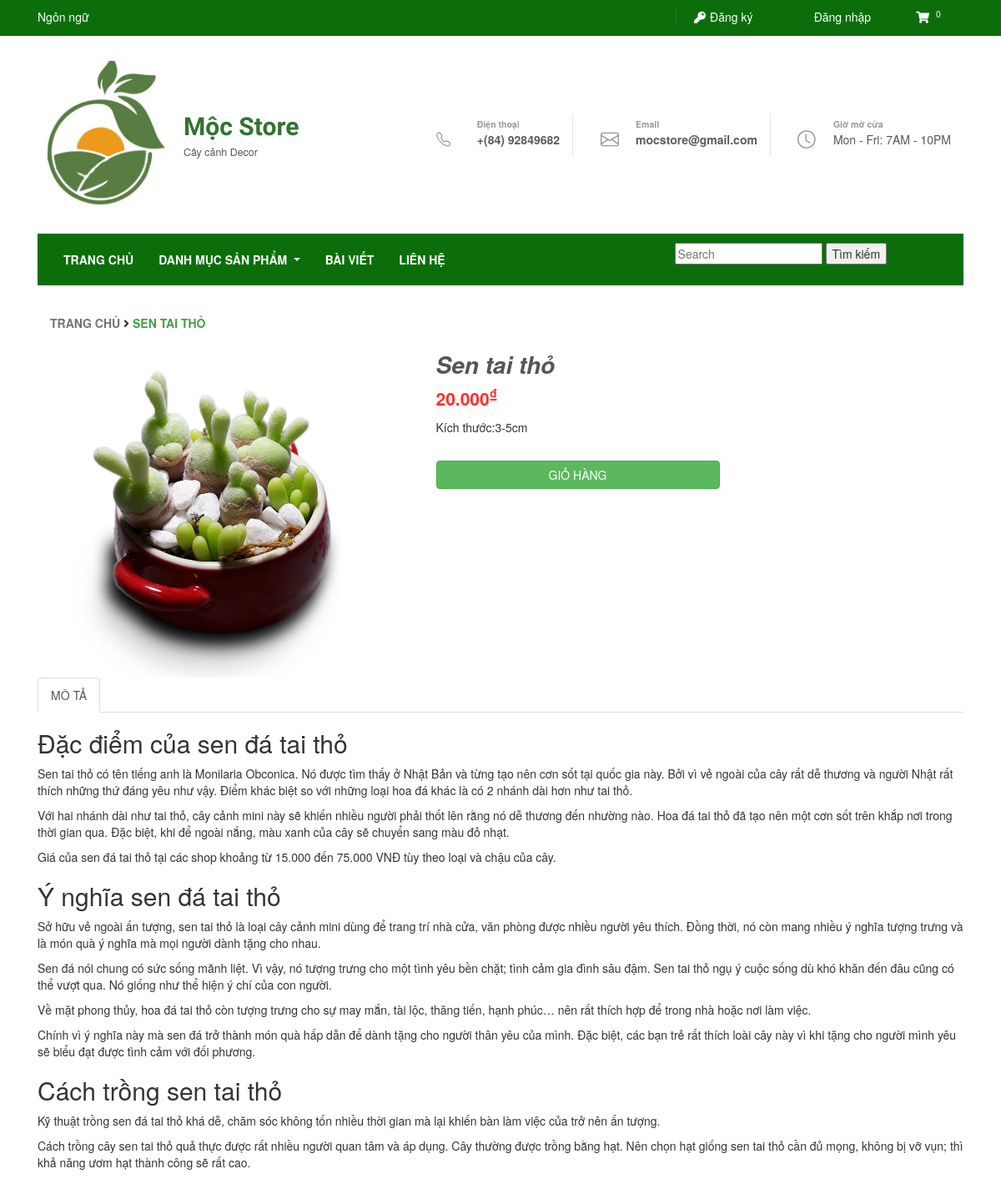
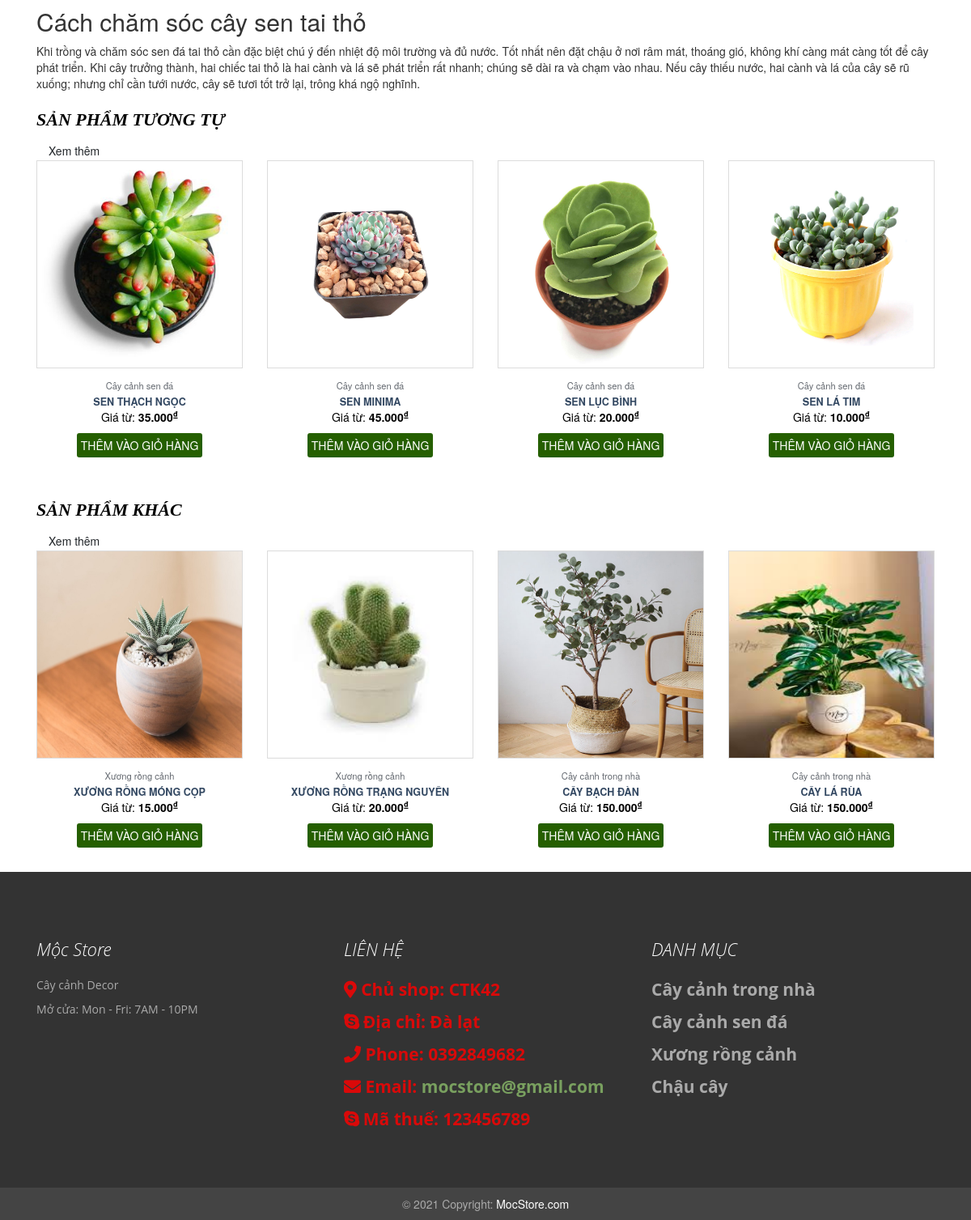
The page /Bancaycanh/web/index.php?web_moc=Chitietsanpham&idsp=70 on the database its author committed (2 pictures, top to bottom).
### tables this page shows
CREATE TABLE `products` (
  `productCode` int(11) NOT NULL,
  `productImage` varchar(500) DEFAULT NULL,
  `productName` varchar(50) NOT NULL,
  `productLineCode` varchar(10) NOT NULL,
  `Unit` varchar(20) NOT NULL,
  `Size` varchar(20) DEFAULT NULL,
  `productVender` varchar(50) NOT NULL,
  `productDecription` varchar(5000) DEFAULT NULL,
  `quantityEntered` smallint(6) NOT NULL,
  `quantitySold` smallint(6) DEFAULT NULL,
  `quantityInStock` smallint(6) DEFAULT NULL,
  `buyPrice` smallint(6) NOT NULL,
  `status` varchar(50) NOT NULL
);

CREATE TABLE `productlines` (
  `productLineCode` varchar(10) NOT NULL,
  `productLineName` varchar(50) NOT NULL,
  `productLineImage` varchar(500) DEFAULT NULL,
  `productLineDecription` varchar(50) DEFAULT NULL
);

CREATE TABLE `contacts` (
  `contactId` int(11) NOT NULL,
  `contactName` varchar(50) NOT NULL,
  `contactAddress` varchar(50) NOT NULL,
  `contactPhone` varchar(10) NOT NULL,
  `contactEmail` varchar(50) NOT NULL,
  `contacsTaxCode` varchar(10) NOT NULL,
  `contactMap` varchar(200) DEFAULT NULL
);

### Bancaycanh/web/modules/productdetail.php (the view, shortened to what this page needs)
<!DOCTYPE html>
<html lang="en">
<head>
    <link rel="stylesheet" href="css/productdetail.css" class="css">
    <link rel="stylesheet" href="https://maxcdn.bootstrapcdn.com/bootstrap/3.4.1/css/bootstrap.min.css">
</head>
<body>
<div class="container">
    <?php
     $sql_product_detail= mysqli_query($con, "SELECT * FROM products A, productlines B WHERE A.productLineCode=B.productLineCode AND A.productCode='$_GET[idsp]' LIMIT 1 ");
     while ($row_productdetail = mysqli_fetch_array($sql_product_detail)) {
         $pdl=$row_productdetail['productLineCode'];
    ?>
    <div class="col-12 my-4 text-uppercase font13 cl_nau" id="breadcrumbs"><span><span>
        <a href="index.php?web_moc=Trangchu">Trang chủ</a>
        <i class="fa fa-angle-right"></i>
        <span class="breadcrumb_last" aria-current="page"><?php echo $row_productdetail['productName']?></span></span></span>
    </div>
    <div class="row">
        <div class="detail col-12">
        <div class="col-md-5">
            <img class="img-fluid" width="400" height="400" src="../admin/image/product/<?php echo $row_productdetail['productImage']?>" alt="<?php echo $row_productdetail['productName']?>">
        </div>
        <div class="col-md-4">
            <h3 class="my-3"><?php echo $row_productdetail['productName']?></h3>
            <p><?php echo $row_productdetail['buyPrice']?>.000<sup>₫</sup></p>
            <div class="pd-size">Kích thước:<?php echo $row_productdetail['Size']?></div>
            <a href="index.php?web_moc=Themvaogiohang&idspgh=<?php echo $row_productdetail['productCode']?>" class="btn btn-success btn-block">GIỎ HÀNG</a>
        </div>
        </div>
    </div>
    <div class="contex">
        <ul class="nav nav-tabs">
            <li class="active"><a data-toggle="tab" href="#home"> MÔ TẢ</a></li>
        </ul>
        <div class="tab-content">
            <div id="home" class="tab-pane fade in active">
            <?php echo $row_productdetail['productDecription']?>
            </div>
        </div>
    </div>
    <div class="product_new">
        <div class="pd-new">
            <div class="title-pd-new">
                <h3>SẢN PHẨM TƯƠNG TỰ</h3>
                <a class="dropdown-item" href="index.php?web_moc=Danhmucsanpham&id=<?php echo $pdl?>">Xem thêm</a>
            </div>
            <div class="row ">
                <?php
                $sql_product_banchay= mysqli_query($con, "SELECT * FROM products A, productlines B WHERE A.productLineCode=B.productLineCode AND A.productLineCode='$pdl' AND A.productCode not like '$_GET[idsp]' ORDER BY A.productCode DESC LIMIT 4 ");
                while ($row_danhmuc = mysqli_fetch_array($sql_product_banchay)) {
                    ?>
                <div class="col-3">
                    <div class="image-product">
                        <a href="index.php?web_moc=Chitietsanpham&idsp=<?php echo $row_danhmuc['productCode']?>" >
                        <p><img width="255" height="255" src="../admin/image/product/<?php echo $row_danhmuc['productImage']?>" ></p>
                    </div>
                    <div class=" text-center ">
                        <div class="pd-line">
                        <a class=""> <?php echo $row_danhmuc['productLineName'] ?></a>
                    </div>
                    <div class="pd-name">
                    <a href="index.php?web_moc=Chitietsanpham&idsp=<?php echo $row_danhmuc['productCode']?>"><?php echo $row_danhmuc['productName'] ?></a>
                    </div>
                    <div class="price-wrapper">
                    <span class="price">Giá từ: <span class=""><strong><?php echo $row_danhmuc['buyPrice'] ?><span class="">.000<sup>₫</sup></span></strong></span></span>
                    </div>
                </div>
                <div class="text-center">
                    <button>
                        <a href="index.php?web_moc=Themvaogiohang&idspgh=<?php echo $row_danhmuc['productCode']?>" name="themvaogiohang" data-quantity="1"  >THÊM VÀO GIỎ HÀNG</a>
                    </button>
                </div>
            </div>
            <?php
                }
                ?>
        </div>
    </div>
    <div class="product_new">
        <div class="pd-new">
            <div class="title-pd-new">
                <h3>SẢN PHẨM KHÁC</h3>
                <a class="dropdown-item" href="index.php?web_moc=Tatcasanpham&idsp=<?php echo !$pdl?>">Xem thêm</a>
            </div>
            <div class="row ">
                <?php
                $sql_product_banchay= mysqli_query($con, "SELECT * FROM products A, productlines B WHERE A.productLineCode=B.productLineCode AND A.productLineCode not like '$pdl' LIMIT 4 ");
                while ($row_danhmuc = mysqli_fetch_array($sql_product_banchay)) {
                    ?>
                <div class="col-3">
                    <div class="image-product">
                        <a href="index.php?web_moc=Chitietsanpham&idsp=<?php echo $row_danhmuc['productCode']?>" >
                        <p><img width="255" height="255" src="../admin/image/product/<?php echo $row_danhmuc['productImage']?>" ></p>
                    </div>
                    <div class=" text-center ">
                        <div class="pd-line">
                        <a class=""> <?php echo $row_danhmuc['productLineName'] ?></a>
                    </div>
                    <div class="pd-name">
                    <a href="index.php?web_moc=Chitietsanpham&idsp=<?php echo $row_danhmuc['productCode']?>"><?php echo $row_danhmuc['productName'] ?></a>
                    </div>
                    <div class="price-wrapper">
                    <span class="price">Giá từ: <span class=""><strong><?php echo $row_danhmuc['buyPrice'] ?><span class="">.000<sup>₫</sup></span></strong></span></span>
                    </div>
                </div>
                <div class="text-center">
                    <button>
                    <a href="index.php?web_moc=Themvaogiohang&idspgh=<?php echo $row_danhmuc['productCode']?>" data-quantity="1" >THÊM VÀO GIỎ HÀNG</a>
                    </button>
                </div>
            </div>
            <?php
                }
                ?>
        </div>
    </div>
    <?php
    }
    ?>
</div>
</div>
</body>
</html>

### Bancaycanh/web/modules/footer.php (shortened to what this page needs)
<?php
include '../db/config.php';
?>
<!DOCTYPE html>
<html lang="en">
<head>
  <link rel="stylesheet" href="https://use.fontawesome.com/releases/v5.0.6/css/all.css">
</head>
<body>
<footer>
        	<div class="footer-top " style="padding: 60px 0;background: #333;text-align: left;color: #aaa; font-family: 'Open Sans', sans-serif;">
		        <div class="container">
		        	<div class="row">
		        		<div class="col-md-3 footer-about wow fadeInUp">
		        			<h3>Mộc Store</h3>
		        			<p>
		        			Cây cảnh Decor
		        			</p>
		        			<p>Mở cửa: Mon - Fri: 7AM - 10PM</p>
	                    </div>
		        		<div class="col-md-4 offset-md-1 footer-contact wow fadeInDown">
		        			<h3>LIÊN HỆ</h3>
                  <?php
     $sql_ct= mysqli_query($con, "SELECT * FROM contacts order by contactId desc Limit 1");
     while ($row_ct = mysqli_fetch_array($sql_ct)) {
    ?>
		                	<p><i class="fas fa-map-marker-alt"></i> Chủ shop: <?php echo $row_ct['contactName']?></p>
                      <p><i class="fab fa-skype"></i> Địa chỉ: <?php echo $row_ct['contactAddress']?></p>
		                	<p><i class="fas fa-phone"></i> Phone: <?php echo $row_ct['contactPhone']?></p>
		                	<p class="mail"><i class="fas fa-envelope"></i> Email: <a href="mailto:<?php echo $row_ct['contactEmail']?>"><?php echo $row_ct['contactEmail']?></a></p>
		                	<p><i class="fab fa-skype"></i> Mã thuế: <?php echo $row_ct['contacsTaxCode']?></p>
                      <?php
     }
     ?>
	                    </div>
	                    <div class="col-md-4 footer-links wow fadeInUp">
	                    			<h3>DANH MỤC</h3>
                            <?php
      $sql_pd= mysqli_query($con, "SELECT * FROM productlines");
      while ($row_pd = mysqli_fetch_array($sql_pd)) {
          ?>
	                    			<p><a href="index.php?web_moc=Danhmucsanpham&id=<?php echo $row_pd['productLineCode']?>"><?php echo $row_pd['productLineName']?></a></p>
	                    			<?php
                          }
                          ?>
	                    </div>
		            </div>
		        </div>
	        </div>
          <div class=".footer-bottom text-center p-3" style=" background: #444; color: #aaa;">
      © 2021 Copyright:
      <a class="text-white" href="https://mdbootstrap.com/">MocStore.com</a>
    </div>
        </footer>
</body>
</html>

### Bancaycanh/web/css/style_header.css (style rules this page uses)
:root { --text-color:#585656; }

### Bancaycanh/web/css/productdetail.css (style rules this page uses)
.col-12 span a { color: #0000008c; font-weight: 600; text-decoration: none; }
.breadcrumb_last { color: #008000bf; font-weight: 600; }
.product_new h3 { font-family: serif; font-weight: 600; color: black; }
.col-3 { margin-bottom: 30px; }
.image-product p { border:solid 1px #00000023; }
.row .text-center button a { text-decoration: none; color: white; font-size: 14px; }
.text-center button { border: none; margin-top: 10px; background-color: #255f00; border-radius: 3px; padding: 5px; font-weight: 500; }
.pd-line a { color: #646970; text-decoration: none !important; font-size: 0.8em; }
.pd-name a { text-transform: uppercase; color: #334862; font-size: 0.9em; font-weight: bold; text-decoration: none !important; }
.price-wrapper { color: black; }
.my-3 { font-weight:bold; font-size:2em; }
.detail a { margin-top:30px; }
.col-md-4 p { font-size:1.5em; font-weight:bold; color:#ff0000d1; }

### Bancaycanh/web/modules/productdetail.php (style rules this page uses)
.image-product img { display:block;transition: all .3s ease; }
.image-product p { display:block;overflow: hidden; }

### Bancaycanh/web/modules/footer.php (style rules this page uses)
.footer-top h3 { padding-bottom: 10px; color: #fff; }
h3 { font-size: 22px; font-weight: 300; color: #555; line-height: 30px; font-style: italic; }
.mail a { color: #79a05f; text-decoration: none; transition: all .3s; }
a { color: #aaa; }

### rows shown on the page
products: productName "SEN TAI THỎ", productImage (picture), productName "Sen tai thỏ", buyPrice "20", Size "3-5cm", productDecription "Đặc điểm của sen đá tai thỏ Sen tai thỏ có tên tiếng anh là Monilaria Obconica. Nó được tìm thấy ở Nhật Bản và từng tạo nên cơn sốt tại quốc gia này. Bởi vì vẻ ngoài của cây rất dễ thương và người Nhật rất thích những thứ đáng yêu như vậy. Điểm khác biệt so với những loại hoa đá khác là có 2 nhánh dài hơn như tai thỏ. Với hai nhánh dài như tai thỏ, cây cảnh mini này sẽ khiến nhiều người phải thốt lên rằng nó dễ thương đến nhường nào. Hoa đá tai thỏ đã tạo nên một cơn sốt trên khắp nơi trong thời gian qua. Đặc biệt, khi để ngoài nắng, màu xanh của cây sẽ chuyển sang màu đỏ nhạt. Giá của sen đá tai thỏ tại các shop khoảng từ 15.000 đến 75.000 VNĐ tùy theo loại và chậu của cây. Ý nghĩa sen đá…"
products: productImage (picture), productLineCode.productLineName "Cây cảnh sen đá", productName "SEN THẠCH NGỌC", buyPrice "35"
products: productImage (picture), productLineCode.productLineName "Cây cảnh sen đá", productName "SEN MINIMA", buyPrice "45"
products: productImage (picture), productLineCode.productLineName "Cây cảnh sen đá", productName "SEN LỤC BÌNH", buyPrice "20"
products: productImage (picture), productLineCode.productLineName "Cây cảnh sen đá", productName "SEN LÁ TIM", buyPrice "10"
products: productImage (picture), productLineCode.productLineName "Xương rồng cảnh", productName "XƯƠNG RỒNG MÓNG CỌP", buyPrice "15"
products: productImage (picture), productLineCode.productLineName "Xương rồng cảnh", productName "XƯƠNG RỒNG TRẠNG NGUYÊN", buyPrice "20"
products: productImage (picture), productLineCode.productLineName "Cây cảnh trong nhà", productName "CÂY BẠCH ĐÀN", buyPrice "150"
products: productImage (picture), productLineCode.productLineName "Cây cảnh trong nhà", productName "CÂY LÁ RÙA", buyPrice "150"
contacts: contactName "CTK42", contactAddress "Đà lạt", contactPhone "0392849682", contactEmail "mocstore@gmail.com", contacsTaxCode "123456789"
productlines: productLineName "Cây cảnh trong nhà"
productlines: productLineName "Cây cảnh sen đá"
productlines: productLineName "Xương rồng cảnh"
productlines: productLineName "Chậu cây"
